Frame 1 (no input): blank canvas, image omitted
Frame 60 (no input): blank canvas, image omitted
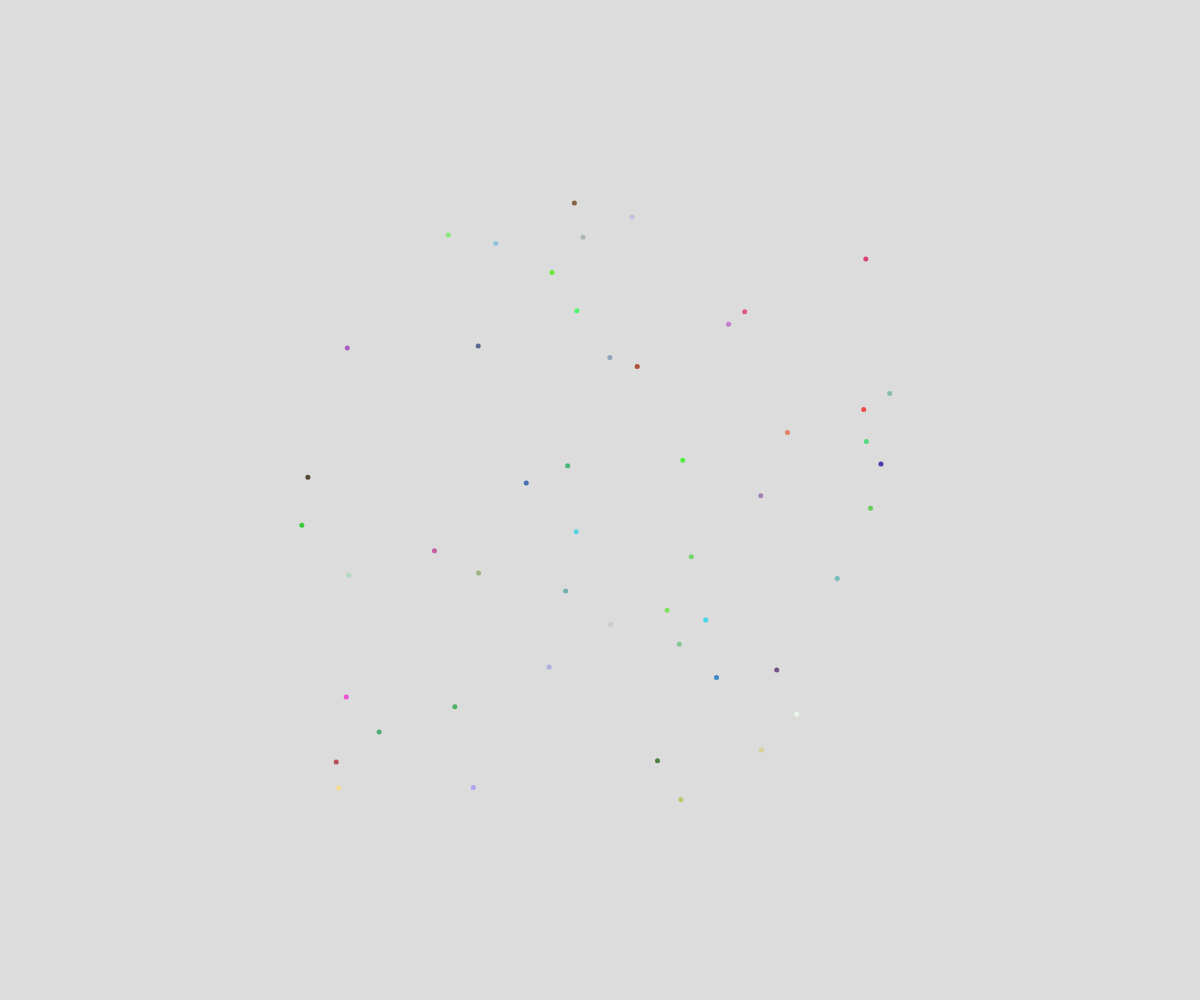
Frame 120 (the mouse pressed at the canvas centre since frame 60)

The p5.js sketch whose frames 1 and 60 were blank and that drew this single picture after the mouse press (run headless with seeded random() and noise() and a simulated clock; from frame 60 on, the mouse is pressed at the canvas centre):

// p5.js sketch
// ── sketch.js
// Project Title
// Your Name
// Date
//
// Extra for Experts:
// - describe what you did to take this project "above and beyond"
const P_PER_C = 50


class Particle{
  constructor(x,y){
    this.x = x
    this.y = y
    this.dx = random(-5,5)
    this.dy = random(-5,5)
    this.size = 5
    this.r = random(255)
    this.g = random(255)
    this.b = random(255)
    this.opacity = 255

  }
  display(){
    fill(this.r,this.g,this.b,this.opacity)
    circle(this.x,this.y,this.size)
  }

  update(){
    this.x+=this.dx
    this.y+=this.dy
    this.opacity--
  }


  isDead(){
    return this.opacity <=0
  }
}

let fireworks = []


function setup() {
  createCanvas(windowWidth, windowHeight);
}

function draw() {
  background(220);
  for (let f of fireworks){
    if (f.isDead()){
      let index = fireworks.indexOf(f)
      fireworks.splice(index,1)
    }
    else{
      f.update()
      f.display()
      noStroke()
    }
    
  }
}



function mousePressed(){
  for (let i = 0;i<P_PER_C;i++){
    let p = new Particle(mouseX,mouseY)
    fireworks.push(p)
  }
}
